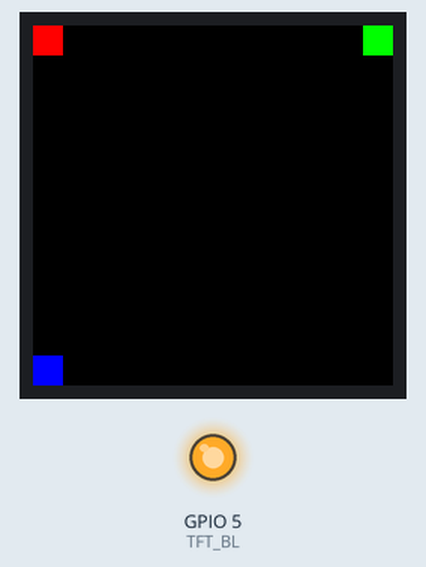
Recording of a sketch running on a simulated ESP32-S3. Parts: 240×240 colour display, output pins drawn as LEDs (lit = HIGH). Pins used as bus, display or sensor lines are not drawn; what the sketch prints to the serial monitor is not drawn.

Above: at 2.3 s.

The sketch:

st7789_hanzi_final.ino
```cpp
#include <Adafruit_GFX.h>
#include <Adafruit_ST7789.h>
#include <SPI.h>

#define TFT_CS    10
#define TFT_DC     6
#define TFT_RST    7
#define TFT_MOSI  11
#define TFT_SCLK  12
#define TFT_BL     5
#define FONT_CS    9
#define TFT_MISO  13

Adafruit_ST7789 tft = Adafruit_ST7789(TFT_CS, TFT_DC, TFT_MOSI, TFT_SCLK, TFT_RST);
uint8_t fontBuffer[32];

// GB2312 编码
uint8_t hz_zhong[] = {0xD6, 0xD0};  // "中" - Zone 2
uint8_t hz_guo[]   = {0xB9, 0xFA};  // "国" - Zone 2
uint8_t hz_ni[]    = {0xC4, 0xE3};  // "你" - Zone 2
uint8_t hz_hao[]   = {0xBA, 0xC3};  // "好" - Zone 2

// ========== 修正后的地址计算（分Zone）==========
uint32_t getHanziAddr(uint8_t high, uint8_t low) {
  uint8_t MSB = high;
  uint8_t LSB = low;
  uint32_t BaseAdd = 0x2C9D0;
  uint32_t address;

  Serial.printf("\n[ADDR] GB2312: 0x%02X%02X\n", MSB, LSB);

  // Zone 1: 符号区 (A1A1 ~ A9EF)
  if ((MSB >= 0xA1) && (MSB <= 0xA9) && (LSB >= 0xA1)) {
    address = ((MSB - 0xA1) * 94 + (LSB - 0xA1)) * 32 + BaseAdd;
    Serial.printf("[ADDR] Zone 1 (符号): (%d-0xA1)*94 + (%d-0xA1) = %d\n", MSB, LSB,
                  ((MSB - 0xA1) * 94 + (LSB - 0xA1)));
  }
  // Zone 2: 汉字区 (B0A1 ~ F7FE) - "中""国"等常用汉字在此区
  else if ((MSB >= 0xB0) && (MSB <= 0xF7) && (LSB >= 0xA1)) {
    address = ((MSB - 0xB0) * 94 + (LSB - 0xA1) + 846) * 32 + BaseAdd;
    Serial.printf("[ADDR] Zone 2 (汉字): (%d-0xB0)*94 + (%d-0xA1) + 846 = %d\n", MSB, LSB,
                  ((MSB - 0xB0) * 94 + (LSB - 0xA1) + 846));
  }
  else {
    Serial.println("[ADDR] 错误：不在GB2312范围内");
    return 0;
  }

  Serial.printf("[ADDR] 最终地址: 0x%06X\n", address);
  return address;
}

// ========== 读取字库（修复SPI冲突）==========
void readFont(uint8_t* hz) {
  uint32_t addr = getHanziAddr(hz[0], hz[1]);
  if (addr == 0) return;

  // 重新初始化SPI（修复tft.init()后的冲突）
  SPI.begin(TFT_SCLK, TFT_MISO, TFT_MOSI);
  pinMode(FONT_CS, OUTPUT);
  digitalWrite(FONT_CS, HIGH);
  delayMicroseconds(10);

  digitalWrite(FONT_CS, LOW);
  delayMicroseconds(10);

  SPI.beginTransaction(SPISettings(8000000, MSBFIRST, SPI_MODE0));

  SPI.transfer(0x03);                      // 读命令
  SPI.transfer((addr >> 16) & 0xFF);       // 地址高字节
  SPI.transfer((addr >>  8) & 0xFF);       // 地址中字节
  SPI.transfer( addr        & 0xFF);       // 地址低字节

  // 读取32字节(16×16点阵)
  Serial.print("[DATA] 读取: ");
  int nonZero = 0;
  for (int i = 0; i < 32; i++) {
    fontBuffer[i] = SPI.transfer(0x00);
    Serial.printf("%02X ", fontBuffer[i]);
    if (fontBuffer[i] != 0) nonZero++;
  }
  Serial.println();

  SPI.endTransaction();
  digitalWrite(FONT_CS, HIGH);

  Serial.printf("[INFO] 非零: %d/32 %s\n", nonZero, nonZero > 0 ? "✓" : "✗");
}

// ========== 可视化点阵 ==========
void printBitmap() {
  Serial.println("[FONT] 16×16点阵:");
  int total = 0;
  for (uint8_t row = 0; row < 16; row++) {
    uint8_t left  = fontBuffer[row * 2];
    uint8_t right = fontBuffer[row * 2 + 1];
    Serial.printf("%2d: ", row);
    for (uint8_t bit = 0; bit < 8; bit++) {
      if (left & (0x80 >> bit)) { Serial.print("■"); total++; }
      else Serial.print("□");
    }
    for (uint8_t bit = 0; bit < 8; bit++) {
      if (right & (0x80 >> bit)) { Serial.print("■"); total++; }
      else Serial.print("□");
    }
    Serial.println();
  }
  Serial.printf("[FONT] 亮点: %d/256\n", total);
}

// ========== 绘制汉字 ==========
void drawHanzi(int16_t x, int16_t y, uint16_t color, uint16_t bg, uint8_t* hz) {
  Serial.printf("\n[DRAW] ========== 绘制到(%d,%d) ==========\n", x, y);

  readFont(hz);
  printBitmap();

  for (uint8_t row = 0; row < 16; row++) {
    uint8_t left  = fontBuffer[row * 2];
    uint8_t right = fontBuffer[row * 2 + 1];
    for (uint8_t bit = 0; bit < 8; bit++) {
      tft.drawPixel(x + bit, y + row, (left & (0x80 >> bit)) ? color : bg);
    }
    for (uint8_t bit = 0; bit < 8; bit++) {
      tft.drawPixel(x + 8 + bit, y + row, (right & (0x80 >> bit)) ? color : bg);
    }
  }

  Serial.println("[DRAW] 完成!");
}

void setup() {
  Serial.begin(115200);
  delay(2000);

  Serial.println("========================================");
  Serial.println("   ST7789 + GT30L32S4W 汉字显示");
  Serial.println("   最终修正版：分Zone地址公式");
  Serial.println("========================================");

  pinMode(TFT_BL, OUTPUT);
  digitalWrite(TFT_BL, HIGH);

  pinMode(FONT_CS, OUTPUT);
  digitalWrite(FONT_CS, HIGH);

  tft.init(240, 240);
  tft.setRotation(0);
  tft.fillScreen(ST77XX_BLACK);

  // 测试方块
  tft.fillRect(0, 0, 20, 20, ST77XX_RED);
  tft.fillRect(220, 0, 20, 20, ST77XX_GREEN);
  tft.fillRect(0, 220, 20, 20, ST77XX_BLUE);
  Serial.println("[INIT] 测试方块已画");

  // 显示汉字
  Serial.println("\n\n开始显示汉字...\n");

  drawHanzi(50, 50, ST77XX_WHITE, ST77XX_BLACK, hz_zhong);   // 中
  drawHanzi(70, 50, ST77XX_WHITE, ST77XX_BLACK, hz_guo);     // 国
  drawHanzi(50, 80, ST77XX_GREEN, ST77XX_BLACK, hz_ni);      // 你
  drawHanzi(70, 80, ST77XX_GREEN, ST77XX_BLACK, hz_hao);     // 好
  drawHanzi(50, 110, ST77XX_YELLOW, ST77XX_BLACK, hz_zhong); // 中
  drawHanzi(70, 110, ST77XX_YELLOW, ST77XX_BLACK, hz_guo);   // 国

  Serial.println("\n\n========================================");
  Serial.println("完成！检查屏幕是否显示: 中国 你好 中国");
  Serial.println("========================================");
}

void loop() {}
```
